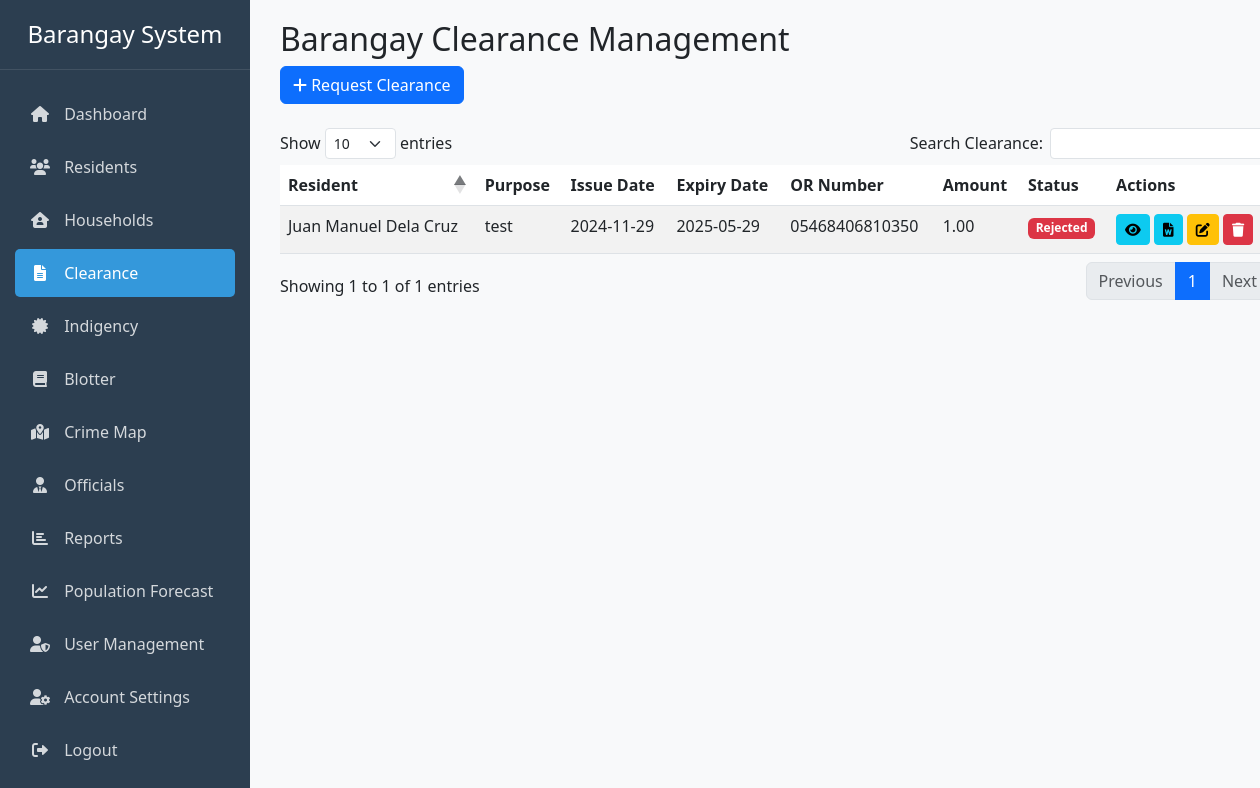
/clearance.php (signed in), run on an earlier commit of the app's database.
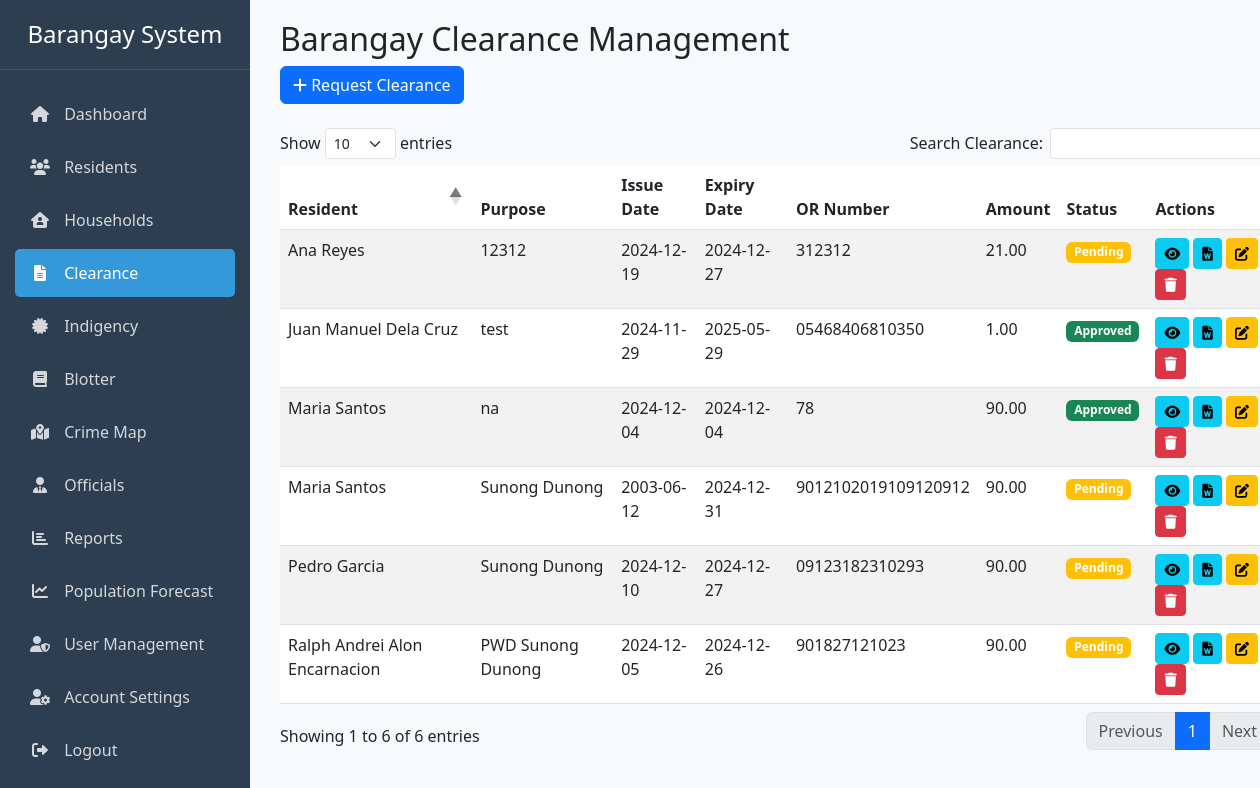
And on a later commit of the database.
### tables this page shows
CREATE TABLE `clearances` (
  `id` int(11) NOT NULL,
  `resident_id` int(11) DEFAULT NULL,
  `purpose` text NOT NULL,
  `issue_date` date NOT NULL,
  `expiry_date` date DEFAULT NULL,
  `or_number` varchar(50) DEFAULT NULL,
  `amount` decimal(10,2) DEFAULT NULL,
  `status` enum('Pending','Approved','Rejected') DEFAULT 'Pending'
);

### includes/permissions.php (called while the page is built, shortened)
<?php
function checkUserPermission($action) {
    $role = $_SESSION['role'];
    $permissions = [
        'admin' => [
            'create_resident' => true,
            'edit_resident' => true,
            'delete_resident' => true,
            'view_resident' => true,
            'create_household' => true,
            'edit_household' => true,
            'delete_household' => true,
            'view_household' => true,
            'create_indigency' => true,
            'edit_indigency' => true,
            'delete_indigency' => true,
            'view_indigency' => true,
            'print_indigency' => true,
            'create_clearance' => true,
            'edit_clearance' => true,
            'delete_clearance' => true,
            'view_clearance' => true,
            'print_clearance' => true,
            'view_officials' => true,
            'create_official' => true,
            'edit_official' => true,
            'end_official_term' => true,
            'create_blotter' => true,
            'edit_blotter' => true,
            'delete_blotter' => true,
            'view_blotter' => true,
            'change_blotter_status' => true
        ],
        'secretary' => [
            'create_resident' => false,
            'edit_resident' => false,
            'delete_resident' => false,
            'view_resident' => true,
            'create_household' => false,
            'edit_household' => false,
            'delete_household' => false,
            'view_household' => true,
            'create_indigency' => true,
            'edit_indigency' => false,
            'delete_indigency' => false,
            'view_indigency' => true,
            'print_indigency' => true,
            'create_clearance' => true,
            'edit_clearance' => false,
            'delete_clearance' => false,
            'view_clearance' => true,
            'print_clearance' => false,
            'view_officials' => true,
            'create_official' => false,
            'edit_official' => false,
            'end_official_term' => false,
            'create_blotter' => true,
            'edit_blotter' => true,
            'delete_blotter' => false,
            'view_blotter' => true,
            'change_blotter_status' => false
        ]
    ];
    return isset($permissions[$role][$action]) ? $permissions[$role][$action] : false;
}
?>

### clearance.php (the view, shortened to what this page needs)
<?php
require_once 'auth_check.php';
require_once 'includes/permissions.php';
$query = "SELECT c.*,
          CONCAT(r.first_name, ' ', COALESCE(r.middle_name, ''), ' ', r.last_name) as resident_name,
          r.birthdate,
          r.civil_status,
          r.address,
          TIMESTAMPDIFF(YEAR, r.birthdate, CURDATE()) as age
          FROM clearances c
          LEFT JOIN residents r ON c.resident_id = r.id
          ORDER BY c.issue_date DESC";
$result = $conn->query($query);
$clearances = $result->fetch_all(MYSQLI_ASSOC);
?>
<!DOCTYPE html>
<html lang="en">
<head>
    <link href="https://cdn.jsdelivr.net/npm/bootstrap@5.3.0/dist/css/bootstrap.min.css" rel="stylesheet">
    <link href="https://cdnjs.cloudflare.com/ajax/libs/font-awesome/6.0.0/css/all.min.css" rel="stylesheet">
    <link href="https://cdn.datatables.net/1.11.5/css/dataTables.bootstrap5.min.css" rel="stylesheet">
    <link href="https://cdn.jsdelivr.net/npm/select2@4.1.0-rc.0/dist/css/select2.min.css" rel="stylesheet" />
    <link href="https://cdn.jsdelivr.net/npm/select2-bootstrap-5-theme@1.3.0/dist/select2-bootstrap-5-theme.min.css" rel="stylesheet" />
</head>
<body>
    <div class="container-fluid">
        <div class="row">
            <?php require_once __DIR__ . '/includes/header.php'; ?>
            <div class="col-md-9 col-lg-10 main-content">
                <div class="row mb-4">
                    <div class="col-12">
                        <h2>Barangay Clearance Management</h2>
                        <?php if (checkUserPermission('create_clearance')): ?>
                        <button class="btn btn-primary" data-bs-toggle="modal" data-bs-target="#requestClearanceModal">
                            <i class="fas fa-plus"></i> Request Clearance
                        </button>
                        <?php endif; ?>
                    </div>
                </div>
                <div class="table-responsive">
                    <table id="clearanceTable" class="table table-striped">
                        <thead>
                            <tr>
                                <th>Resident</th>
                                <th>Purpose</th>
                                <th>Issue Date</th>
                                <th>Expiry Date</th>
                                <th>OR Number</th>
                                <th>Amount</th>
                                <th>Status</th>
                                <th>Actions</th>
                            </tr>
                        </thead>
                        <tbody>
                            <?php foreach ($clearances as $clearance): ?>
                            <tr data-id="<?= $clearance['id'] ?>">
                                <td class="resident-name"><?= htmlspecialchars($clearance['resident_name']) ?></td>
                                <td class="purpose"><?= htmlspecialchars($clearance['purpose']) ?></td>
                                <td class="issue-date"><?= $clearance['issue_date'] ?></td>
                                <td><?= $clearance['expiry_date'] ?></td>
                                <td class="or-number"><?= htmlspecialchars($clearance['or_number']) ?></td>
                                <td class="amount"><?= number_format($clearance['amount'], 2) ?></td>
                                <td>
                                    <span class="badge bg-<?= $clearance['status'] == 'Approved' ? 'success' :
                                        ($clearance['status'] == 'Rejected' ? 'danger' : 'warning') ?>">
                                        <?= htmlspecialchars($clearance['status']) ?>
                                    </span>
                                </td>
                                <td>
                                    <button type="button" class="btn btn-info btn-sm view-clearance"
                                            data-id="<?= $clearance['id'] ?>"
                                            data-resident="<?= htmlspecialchars($clearance['resident_name']) ?>"
                                            data-purpose="<?= htmlspecialchars($clearance['purpose']) ?>"
                                            data-issue-date="<?= $clearance['issue_date'] ?>"
                                            data-expiry-date="<?= $clearance['expiry_date'] ?>"
                                            data-or-number="<?= htmlspecialchars($clearance['or_number']) ?>"
                                            data-amount="<?= number_format($clearance['amount'], 2) ?>"
                                            data-status="<?= htmlspecialchars($clearance['status']) ?>"
                                            data-bs-toggle="modal" data-bs-target="#viewClearanceModal">
                                        <i class="fas fa-eye"></i>
                                    </button>
                                    <?php if (checkUserPermission('print_clearance')): ?>
                                    <button type="button" class="btn btn-sm btn-info print-docx"
                                            data-resident="<?= htmlspecialchars($clearance['resident_name']) ?>"
                                            data-age="<?= $clearance['age'] ?>"
                                            data-civil-status="<?= htmlspecialchars($clearance['civil_status']) ?>"
                                            data-address="<?= htmlspecialchars($clearance['address']) ?>"
                                            data-purpose="<?= htmlspecialchars($clearance['purpose']) ?>"
                                            data-issue-date="<?= $clearance['issue_date'] ?>">
                                        <i class="fas fa-file-word"></i>
                                    </button>
                                    <?php endif; ?>
                                    <?php if (checkUserPermission('edit_clearance')): ?>
                                    <button class="btn btn-sm btn-warning edit-clearance" data-id="<?= $clearance['id'] ?>" data-bs-toggle="modal" data-bs-target="#editClearanceModal" title="Edit">
                                        <i class="fas fa-edit"></i>
                                    </button>
                                    <?php endif; ?>
                                    <?php if (checkUserPermission('delete_clearance')): ?>
                                    <button class="btn btn-sm btn-danger delete-clearance" data-id="<?= $clearance['id'] ?>" data-bs-toggle="modal" data-bs-target="#deleteClearanceModal" title="Delete">
                                        <i class="fas fa-trash"></i>
                                    </button>
                                    <?php endif; ?>
                                </td>
                            </tr>
                            <?php endforeach; ?>
                        </tbody>
                    </table>
                </div>
            </div>
        </div>
    </div>
</body>
</html>

### includes/header.php (shortened to what this page needs)
<!DOCTYPE html>
<html lang="en">
<head>
    <link href="https://cdn.jsdelivr.net/npm/bootstrap@5.3.0/dist/css/bootstrap.min.css" rel="stylesheet">
    <link href="https://cdnjs.cloudflare.com/ajax/libs/font-awesome/6.0.0/css/all.min.css" rel="stylesheet">
    <link href="css/sidebar.css" rel="stylesheet">
</head>
<body>
<div class="col-auto px-0">
    <div class="sidebar">
        <h3 class="text-center">Barangay System</h3>
        <nav>
            <a href="dashboard.php" <?php echo basename($_SERVER['PHP_SELF']) == 'dashboard.php' ? 'class="active"' : ''; ?>>
                <i class="fas fa-home"></i> Dashboard
            </a>
            <a href="residents.php" <?php echo basename($_SERVER['PHP_SELF']) == 'residents.php' ? 'class="active"' : ''; ?>>
                <i class="fas fa-users"></i> Residents
            </a>
            <a href="household.php" <?php echo basename($_SERVER['PHP_SELF']) == 'household.php' ? 'class="active"' : ''; ?>>
                <i class="fas fa-house-user"></i> Households
            </a>
            <a href="clearance.php" <?php echo basename($_SERVER['PHP_SELF']) == 'clearance.php' ? 'class="active"' : ''; ?>>
                <i class="fas fa-file-alt"></i> Clearance
            </a>
            <a href="indigency.php" <?php echo basename($_SERVER['PHP_SELF']) == 'indigency.php' ? 'class="active"' : ''; ?>>
                <i class="fas fa-certificate"></i> Indigency
            </a>
            <a href="blotter.php" <?php echo basename($_SERVER['PHP_SELF']) == 'blotter.php' ? 'class="active"' : ''; ?>>
                <i class="fas fa-book"></i> Blotter
            </a>
            <a href="crime_map.php" <?php echo basename($_SERVER['PHP_SELF']) == 'crime_map.php' ? 'class="active"' : ''; ?>>
                <i class="fas fa-map-marked-alt"></i> Crime Map
            </a>
            <a href="officials.php" <?php echo basename($_SERVER['PHP_SELF']) == 'officials.php' ? 'class="active"' : ''; ?>>
                <i class="fas fa-user-tie"></i> Officials
            </a>
            <a href="reports.php" <?php echo basename($_SERVER['PHP_SELF']) == 'reports.php' ? 'class="active"' : ''; ?>>
                <i class="fas fa-chart-bar"></i> Reports
            </a>
            <a href="forecast.php" <?php echo basename($_SERVER['PHP_SELF']) == 'forecast.php' ? 'class="active"' : ''; ?>>
                <i class="fas fa-chart-line"></i> Population Forecast
            </a>
            <?php if (isset($_SESSION['role']) && $_SESSION['role'] === 'admin'): ?>
            <a href="users.php" <?php echo basename($_SERVER['PHP_SELF']) == 'users.php' ? 'class="active"' : ''; ?>>
                <i class="fas fa-user-shield"></i> User Management
            </a>
            <?php endif; ?>
            <a href="account.php" <?php echo basename($_SERVER['PHP_SELF']) == 'account.php' ? 'class="active"' : ''; ?>>
                <i class="fas fa-user-cog"></i> Account Settings
            </a>
            <a href="logout.php">
                <i class="fas fa-sign-out-alt"></i> Logout
            </a>
        </nav>
    </div>
</div>

### css/sidebar.css (style rules this page uses)
.sidebar { position: fixed; top: 0; left: 0; height: 100vh; width: 250px; background-color: #2c3e50; padding-top: 20px; overflow-y: auto; z-index: 1000; }
.sidebar h3 { color: white; font-size: 1.5rem; padding: 0 15px 20px; margin-bottom: 20px; border-bottom: 1px solid rgba(255,255,255,0.1); }
.sidebar nav { padding: 0 15px; }
.sidebar a { color: rgba(255,255,255,0.8); text-decoration: none; padding: 12px 15px; display: block; margin-bottom: 5px; border-radius: 5px; transition: background-color 0.2s ease, color 0.2s ease; }
.sidebar a.active { background-color: #3498db; color: white; }
.sidebar i { width: 20px; text-align: center; margin-right: 10px; }
.main-content { margin-left: 250px; padding: 20px 30px; min-height: 100vh; background-color: #f8f9fa; }

### clearance.php (style rules this page uses)
.sidebar { height: 100vh; background-color: #343a40; padding-top: 20px; }
.sidebar a { color: white; text-decoration: none; padding: 10px 20px; display: block; }
.main-content { padding: 20px; }

What changed in the data, as far as the page shows it:
added clearances: resident_name "Ana Reyes", purpose "12312", issue_date "2024-12-19", expiry_date "2024-12-27", or_number "312312", amount "21.00", status "Pending"
added clearances: resident_name "Pedro Garcia", purpose "Sunong Dunong", issue_date "2024-12-10", expiry_date "2024-12-27", or_number "09123182310293", amount "90.00", status "Pending"
added clearances: resident_name "Ralph Andrei Alon Encarnacion", purpose "PWD Sunong Dunong", issue_date "2024-12-05", expiry_date "2024-12-26", or_number "901827121023", amount "90.00", status "Pending"
added clearances: resident_name "Maria Santos", purpose "na", issue_date "2024-12-04", expiry_date "2024-12-04", or_number "78", amount "90.00", status "Approved"
changed clearances "test": status "Rejected" → "Approved"
added clearances: resident_name "Maria Santos", purpose "Sunong Dunong", issue_date "2003-06-12", expiry_date "2024-12-31", or_number "9012102019109120912", amount "90.00", status "Pending"
Also different on the page:
text written by a page script: "Show entries Search Clearance: Showing 1 to 1 of 1 entries Previous 1 Next" → "Show entries Search Clearance: Showing 1 to 6 of 6 entries Previous 1 Next"
